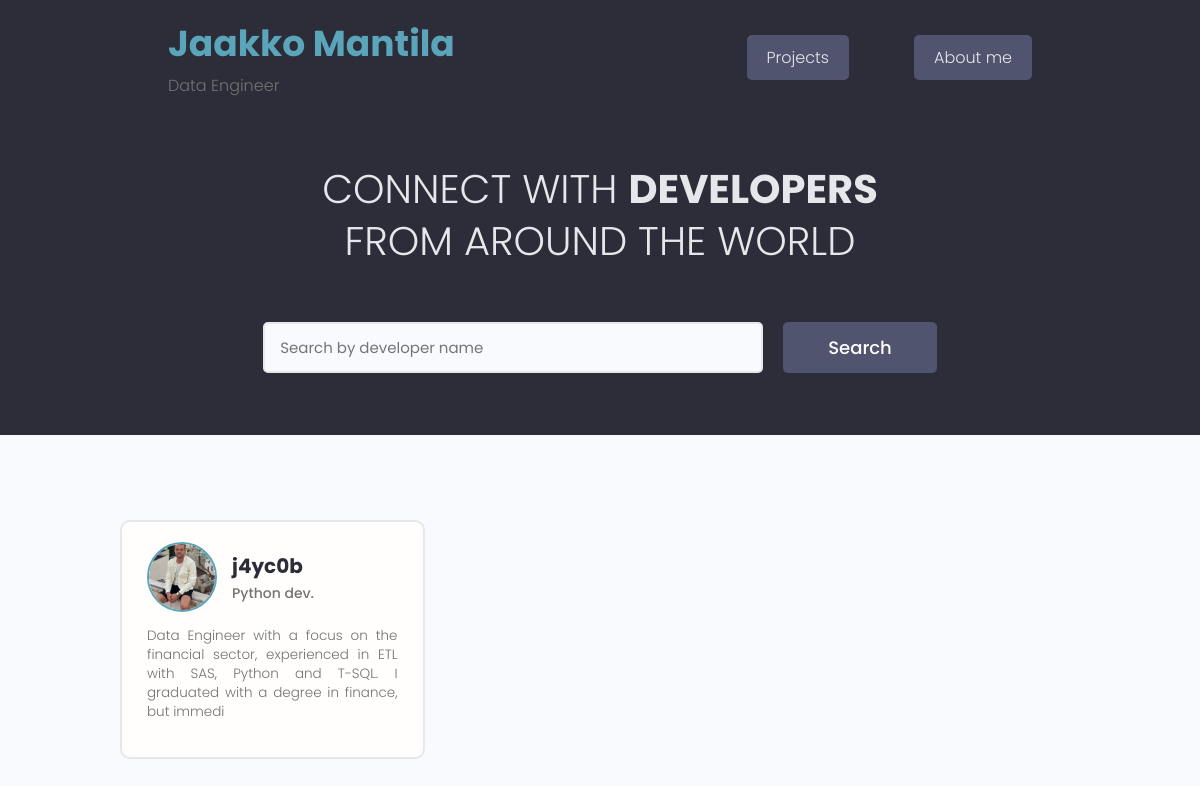
The app's page /users/, older data.
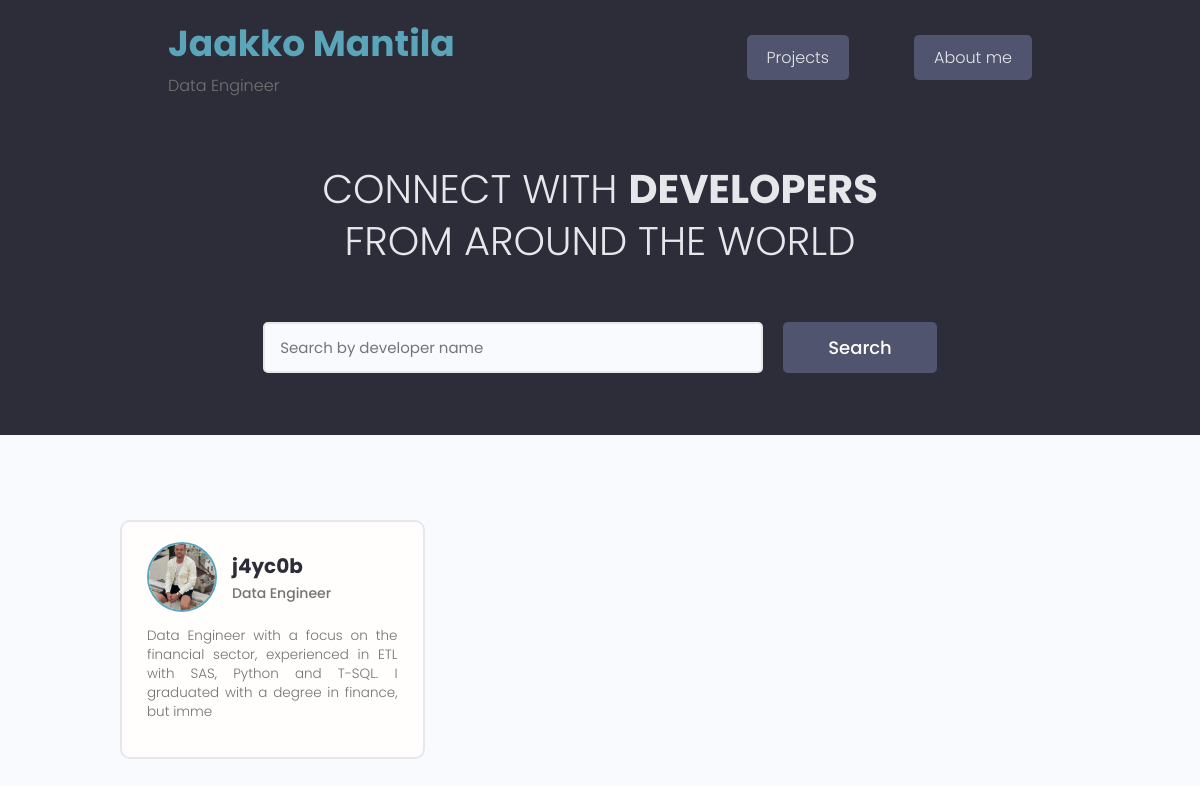
The same page, newer data.
### users/models.py (models this page shows, shortened)
class Profile(models.Model):
    user = models.OneToOneField(User, on_delete=models.CASCADE, null=True, blank=True)
    name = models.CharField(max_length=200, null=True, blank=True)
    email = models.EmailField(max_length=500, null=True, blank=True)
    username = models.CharField(max_length=200, null=True, blank=True)
    location = models.CharField(max_length=200, null=True, blank=True)
    short_intro = models.CharField(max_length=200, null=True, blank=True)
    bio = models.TextField(max_length=3000, null=True, blank=True)
    profile_image = models.ImageField(
        null=True, blank=True, upload_to='profiles/', default='profiles/default_dude.png')
    social_github = models.CharField(max_length=200, null=True, blank=True)
    social_linkedin = models.CharField(max_length=200, null=True, blank=True)
    social_upwork = models.CharField(max_length=200, null=True, blank=True)
    social_creddly = models.CharField(max_length=200, null=True, blank=True)
    created = models.DateTimeField(auto_now_add=True)
    id = models.UUIDField(default=uuid.uuid4, unique=True,
                            primary_key=True, editable=False)
    skills = models.ManyToManyField('Skill', blank=True)

### users/views.py (the view)
# urls.py: path('', views.profiles, name="profiles"),
def profiles(request):
    profiles = Profile.objects.all()
    context = {'profiles': profiles}
    return render(request, 'users/profiles.html', context)

### users/templates/users/profiles.html (shortened to what this page needs)
{% extends 'main.html' %}
{% block content %}
  <main class="home">
    <section class="hero-section text-center">
      <div class="container container--narrow">
        <div class="hero-section__box">
          <h2>CONNECT WITH <span>DEVELOPERS</span></h2>
          <h2>FROM AROUND THE WORLD</h2>
        </div>
        <div class="hero-section__search">
          <form class="form" action="#" method="get">
            <div class="form__field">
              <input class="input input--text" id="formInput#search" type="text" name="text"
                placeholder="Search by developer name" />
            </div>
            <input class="btn btn--sub btn--lg" type="submit" value="Search" />
          </form>
        </div>
      </div>
    </section>
    <section class="devlist">
      <div class="container">
        <div class="grid grid--three">
        {% for profile in profiles %}
          <div class="column card">
            <div class="dev">
              <a href="{% url 'user_profile' profile.id %}" class="card__body">
                <div class="dev__profile">
                  <img class="avatar avatar--md" src={{profile.profile_image.url}} alt="image" />
                  <div class="dev__meta">
                    <h3>{{profile.user}}</h3>
                    <h5>{{profile.short_intro}}</h5>
                  </div>
                </div>
                <p class="dev__info">{{profile.bio|slice:"150"}}</p>
              </a>
            </div>
          </div>
          {% endfor %}
        </div>
      </div>
    </section>
  </main>
{% endblock content %}

Row changes from the older to the newer data that the page shows:
changed Profile "j4yc0b": short_intro "Python dev." → "Data Engineer"; bio "Data Engineer with a focus on the financial sector, experienced in ETL with SAS, Python and T-SQL. I graduated with a degree in finance, but immedi" → "Data Engineer with a focus on the financial sector, experienced in ETL with SAS, Python and T-SQL. I graduated with a degree in finance, but imme"
